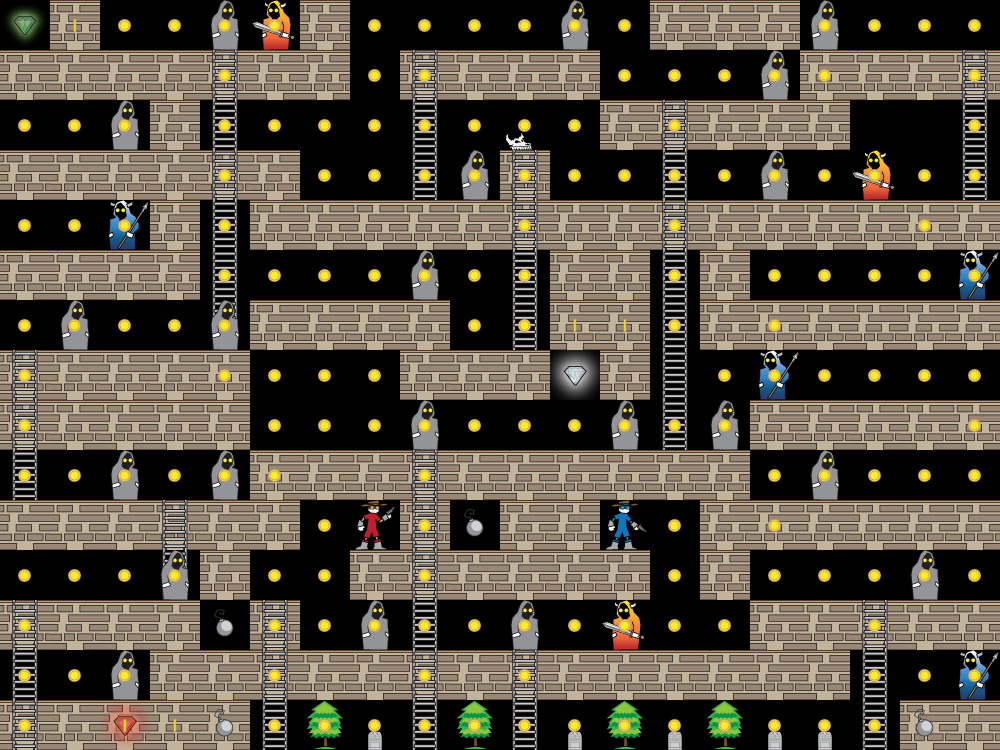

The image is a tile-based game level rendered from a .tmx file. Its description and source (layers, tilesets, objects; grid data summarised) follow:
An orthogonal 20x15 tile map with 50x50 px tiles, 7 tile layers (Blocks, Ladders, Back, Cast, ...).

<map version="1.0" orientation="orthogonal" width="20" height="15" tilewidth="50" tileheight="50">
 <tileset firstgid="1" name="bandit_spritesheet" tilewidth="50" tileheight="50">
  <image source="bandit_spritesheet.png" width="900" height="500" />
 </tileset>
 <layer name="Blocks" width="20" height="15">
  <data>[300 cells, 151 non-empty, 1 distinct tile ids]</data>
 </layer>
 <layer name="Ladders" width="20" height="15">
  <data>[300 cells, 45 non-empty, 1 distinct tile ids]</data>
 </layer>
 <layer name="Back" width="20" height="15">
  <data>[300 cells, 10 non-empty, 3 distinct tile ids]</data>
 </layer>
 <layer name="Cast" width="20" height="15">
  <data>[300 cells, 30 non-empty, 5 distinct tile ids]</data>
 </layer>
 <layer name="Coins" width="20" height="15">
  <data>[300 cells, 170 non-empty, 4 distinct tile ids]</data>
 </layer>
 <layer name="Front" width="20" height="15">
  <data>[300 cells, 0 non-empty, 0 distinct tile ids]</data>
 </layer>
 <layer name="bomb" width="20" height="15">
  <data>[300 cells, 9 non-empty, 2 distinct tile ids]</data>
 </layer>
</map>
